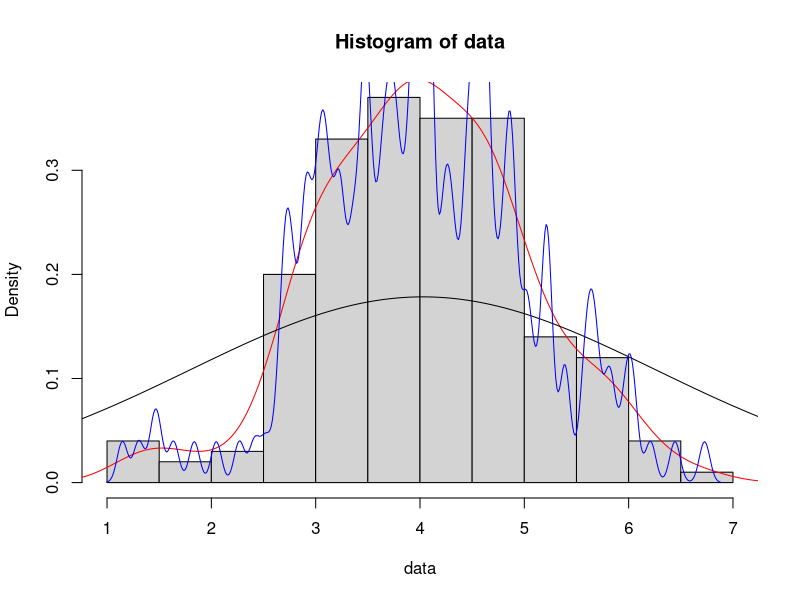

R code for this plot: (Note: this script raises an error after producing the figure.)
# histogram
# density
#fitting a probility distribution


# Data
set.seed(14012021)
data <- rnorm(200,mean = 4) ; data

#Kernal Density Estimation
d <- density(data) ; d
hist(data, freq = F)
par(new= T)

# hist(data, breaks = 30)
# hist(data, breaks = 300)
# hist(data, breaks = 1)
# hist(data, breaks = 1000)
lines(d , col = "red")
d1 <- density(data,bw =2.0)
lines(d1)
d2 <- density(data,bw =0.05)
lines(d2 , col="blue")


#
graphics.off()
x <- seq(-3,3,length.out = 512)
kern = dnorm(x)
kernel <- (1/sqrt(2*pi)) * exp(-x^2/2)
lines(x,kern)
plot()
